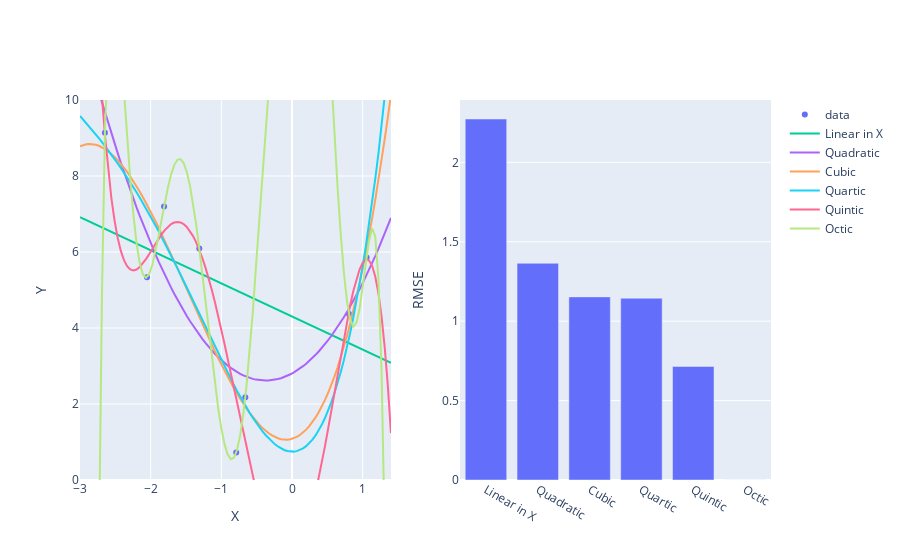

The notebook cell saved with this chart:
### Code cell
model = LinearRegression()
model.fit(phi_polynomials(data[["X"]].to_numpy(), p=8), data[["Y"]])
evaluate_model("Octic", model, lambda x: phi_polynomials(x, p=8), models)
